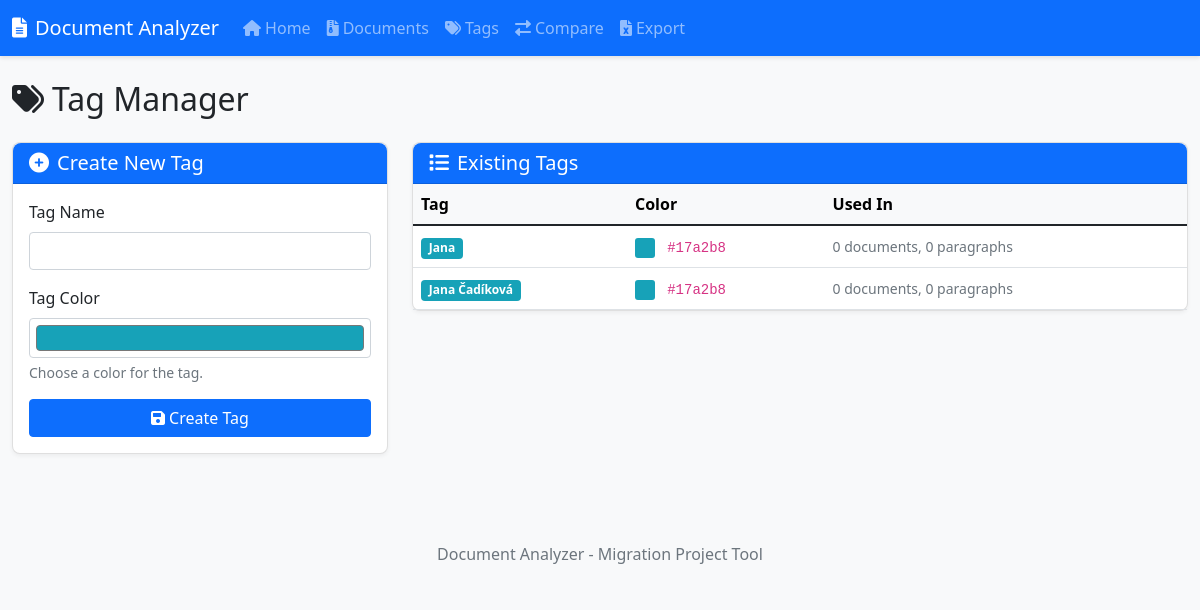
The app's page /tags with its own data.
### models.py (models this page shows, shortened)
class Tag(db.Model):
    id = db.Column(db.Integer, primary_key=True)
    name = db.Column(db.String(50), nullable=False, unique=True)
    color = db.Column(db.String(7), nullable=False, default="#17a2b8")  # Default color

### app.py (the view, shortened to what this page needs)
    @app.route('/tags', methods=['GET', 'POST'])
    def tag_manager():
        tags = Tag.query.all()
        return render_template('tag_manager.html', tags=tags)

### templates/tag_manager.html (shortened to what this page needs)
{% extends 'base.html' %}
{% block content %}
<h2 class="mb-4"><i class="fas fa-tags me-2"></i>Tag Manager</h2>
<div class="row">
    <div class="col-md-4 mb-4 mb-md-0">
        <div class="card">
            <div class="card-header bg-primary text-white">
                <h5 class="card-title mb-0"><i class="fas fa-plus-circle me-2"></i>Create New Tag</h5>
            </div>
            <div class="card-body">
                <form action="{{ url_for('tag_manager') }}" method="post">
                    <div class="mb-3">
                        <label for="name" class="form-label">Tag Name</label>
                        <input type="text" class="form-control" id="name" name="name" required>
                    </div>
                    <div class="mb-3">
                        <label for="color" class="form-label">Tag Color</label>
                        <input type="color" class="form-control form-control-color w-100" id="color" name="color" value="#17a2b8">
                        <div class="form-text">Choose a color for the tag.</div>
                    </div>
                    <button type="submit" class="btn btn-primary w-100">
                        <i class="fas fa-save me-1"></i>Create Tag
                    </button>
                </form>
            </div>
        </div>
    </div>
    <div class="col-md-8">
        <div class="card">
            <div class="card-header bg-primary text-white">
                <h5 class="card-title mb-0"><i class="fas fa-list me-2"></i>Existing Tags</h5>
            </div>
            <div class="card-body p-0">
                {% if tags %}
                    <div class="table-responsive">
                        <table class="table table-hover mb-0">
                            <thead class="table-light">
                                <tr>
                                    <th>Tag</th>
                                    <th>Color</th>
                                    <th>Used In</th>
                                </tr>
                            </thead>
                            <tbody>
                                {% for tag in tags %}
                                    <tr>
                                        <td>
                                            <span class="badge" style="background-color: {{ tag.color }}">{{ tag.name }}</span>
                                        </td>
                                        <td>
                                            <div class="color-preview" style="background-color: {{ tag.color }}"></div>
                                            <code class="ms-2">{{ tag.color }}</code>
                                        </td>
                                        <td>
                                            <small class="text-muted">
                                                {{ tag.documents|length }} documents,
                                                {{ tag.paragraphs|length }} paragraphs
                                            </small>
                                        </td>
                                    </tr>
                                {% endfor %}
                            </tbody>
                        </table>
                    </div>
                {% endif %}
            </div>
        </div>
    </div>
</div>
{% endblock %}

### static/css/main.css (style rules this page uses)
body { font-family: 'Segoe UI', Tahoma, Geneva, Verdana, sans-serif; background-color: #f8f9fa; }
.card { border-radius: 0.5rem; box-shadow: 0 2px 4px rgba(0,0,0,0.05); margin-bottom: 1.5rem; }
.card-header { border-top-left-radius: 0.5rem !important; border-top-right-radius: 0.5rem !important; }
.table th { font-weight: 600; }
.color-preview { display: inline-block; width: 20px; height: 20px; border-radius: 3px; vertical-align: middle; }

### records on screen
Tag: name "Jana", color "#17a2b8", documents|length "0", paragraphs|length "0"
Tag: name "Jana Čadíková", color "#17a2b8", documents|length "0", paragraphs|length "0"
